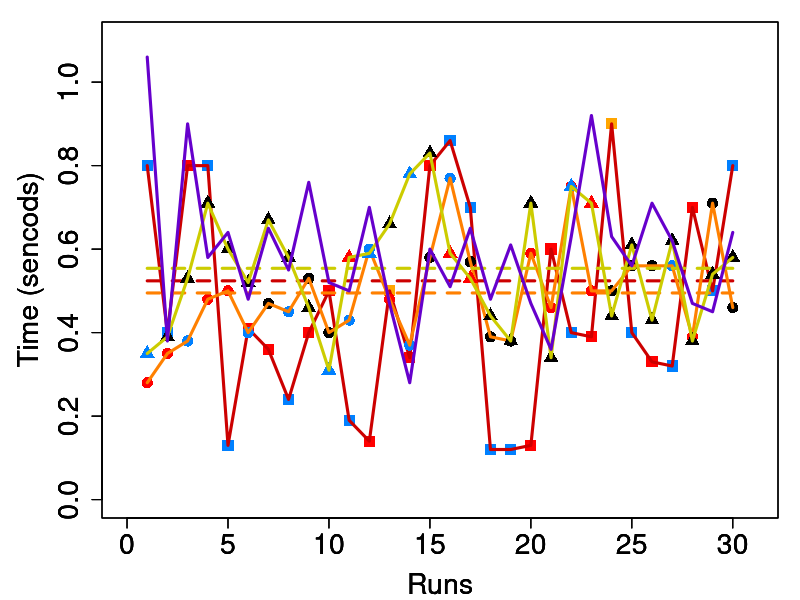

The R script that drew this image: (Note: this script raises an error after producing the figure.)
#!/usr/bin/env Rscript
x <- c(1:30)
y_sec <-c(1.380,0.950,0.430,0.630,1.450,0.790,2.780,2.880,1.080,1.420,2.230,0.220,0.420,2.060,0.710,0.610,2.000,0.630,0.370,0.800,0.400,0.930,0.160,1.120,0.900,0.830,0.330,1.000,1.320,0.420)
y_par <-c(1.060,0.380,0.900,0.580,0.640,0.480,0.650,0.550,0.760,0.520,0.500,0.700,0.470,0.280,0.600,0.510,0.650,0.480,0.610,0.470,0.360,0.630,0.920,0.630,0.560,0.710,0.620,0.470,0.450,0.640)

y_11_100 <-c(0.80,0.40,0.80,0.80,0.130,0.410,0.360,0.240,0.40,0.50,0.190,0.140,0.50,0.340,0.80,0.860,0.70,0.120,0.120,0.130,0.60,0.40,0.390,0.90,0.400,0.330,0.320,0.700,0.50,0.80)
y_11_50 <-c(0.280,0.350,0.380,0.480,0.500,0.400,0.470,0.450,0.530,0.400,0.430,0.600,0.480,0.370,0.580,0.770,0.570,0.390,0.380,0.590,0.460,0.750,0.500,0.500,0.560,0.560,0.560,0.390,0.710,0.460)
y_11_25 <-c(0.350,0.390,0.530,0.710,0.600,0.520,0.670,0.580,0.460,0.310,0.580,0.590,0.660,0.780,0.830,0.590,0.530,0.440,0.380,0.710,0.340,0.750,0.710,0.440,0.610,0.430,0.620,0.380,0.540,0.580)


#cor(x,y)
#plot(x,y,xlab="Independent",ylab="Dependent",main="Random Stuff")

#plot(x,y,xlab="Independent",ylab="Dependent",main="Random Stuff")

col_par <- grn_1 <- rgb(102/255, 0, 204/255, 1)
grn_1 <- rgb(204/255, 0, 0, 1)#rgb(0, 70/255, 25/255, 1)
grn_2 <- rgb(1, 128/255, 0, 1)#rgb(0, 160/255, 30/255, 1)
grn_3 <- rgb(204/255, 204/255, 0, 1)#rgb(150/255, 255/255, 153/255, 1)
s=rgb(0, 128/255, 1, 1)#"blue"
r="red"
rn="orange"
b="black"

p_ylim=c(0,1.1)
par(mar=c(4,5,1,1)+.1)

plot(x, y_11_100,
	  xlim=c(0,31), ylim=p_ylim,
     col=c(s,s,r,s,s,r,r,s,r,r,s,r,rn,r,r,s,s,s,s,r,r,s,r,rn,s,r,s,r,s,s),
     pch = 15, #tipo de figura del punto 
     cex = 1.5, #tamaño del punto
	  cex.lab=1.7,
     cex.axis=1.7,
     xlab= "Runs", #NA, 
     ylab= "Time (sencods)", #NA, 
     axes=T, #xaxt="n", #yaxt="n", #frame.plot="TRUE", #bty="n"
    );
lines(x, y_11_100, col=grn_1, lwd=3)
lines(x, rep.int(0.524, 30), col=grn_1, lwd=3, , lty=2)

par(new=TRUE)

plot(x, y_11_50,
	  xlim=c(0,31), ylim=p_ylim,
     col=c(r,r,s,r,r,s,b,s,b,b,s,s,r,s,b,s,b,b,b,r,r,r,r,b,b,b,s,r,b,b),
     pch = 16, #tipo de figura del punto 
     cex = 1.5, #tamaño del punto
	  cex.lab=1.7,
     cex.axis=1.7,
     xlab= "Runs", #NA, 
     ylab= "Time (sencods)", #NA, 
     axes=T, #xaxt="n", #yaxt="n", #frame.plot="TRUE", #bty="n"
    );
lines(x, y_11_50, col=grn_2, lwd=3)
lines(x, rep.int(0.495, 30), col=grn_2, lwd=3, , lty=2)

par(new=TRUE)

plot(x, y_11_25,
	  xlim=c(0,31), ylim=p_ylim,
     col=c(s,b,b,b,b,b,b,b,b,s,r,s,b,s,b,r,r,b,b,b,b,s,r,b,b,b,b,b,b,b),
     pch = 17, #tipo de figura del punto 
     cex = 1.5, #tamaño del punto
	  cex.lab=1.7,
     cex.axis=1.7,
     xlab= "Runs", #NA, 
     ylab= "Time (sencods)", #NA, 
     axes=T, #xaxt="n", #yaxt="n", #frame.plot="TRUE", #bty="n"
    );
lines(x, y_11_25, col=grn_3, lwd=3)
lines(x, rep.int(0.554, 30), col=grn_3, lwd=3, , lty=2)

lines(x, y_par, col=col_par, lwd=3)
lines(x, rep.int(0.593, 30), col=col_seq, lwd=3, , lty=2)
legend(	'topright', 
			c("Parallel (no communication)", 
			"100% communication 1 to 1", 
			"50% communication 1 to 1", 	
			"25% communication 1 to 1"), 
			lty=1, lwd=4, 
			col=c(col_par, grn_1, grn_2, grn_3), bty='n', cex=1.5)

dev.copy2pdf(file="g11.pdf")
